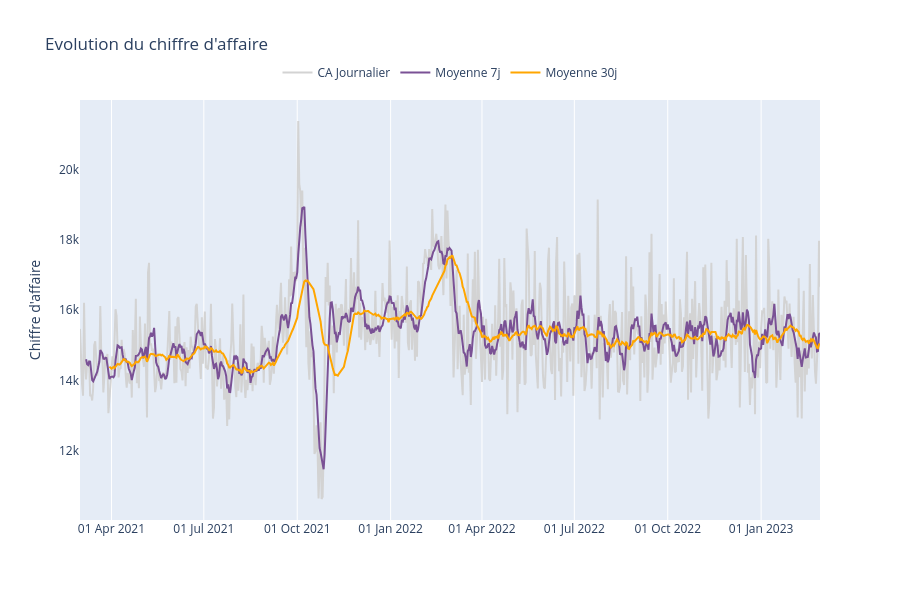

Notebook source saved alongside this figure:
### Code cell
fig_ca_p = go.Figure()

fig_ca_p.add_trace(go.Scatter(
    x=df_ca_p.index,
    y=df_ca_p['ca'],
    name="CA Journalier",
    mode='lines',
    line=dict(color="#D3D3D3"),
    hovertemplate="%{y:,.0f} €"
))

fig_ca_p.add_trace(go.Scatter(
    x=df_ca_p.index,
    y=df_ca_p['moy_mobile_7j'],
    name="Moyenne 7j",
    mode='lines',
    line=dict(color='#7a5195'),
    hovertemplate="%{y:,.0f} €"
))

fig_ca_p.add_trace(go.Scatter(
    x=df_ca_p.index,
    y=df_ca_p['moy_mobile_30j'],
    name="Moyenne 30j",
    mode='lines',
    line=dict(color='#ffa600'),
    hovertemplate="%{y:,.0f} €"
))

# Habillage
fig_ca_p.update_layout(
    yaxis=dict(title="Chiffre d'affaire", showgrid=False),
    xaxis=dict(tickformat="%d %b %Y"),
    legend=dict(orientation='h', y=1.1, x=0.5, xanchor='center'),
    height=600,
    hovermode='x unified',
    hoverlabel=dict(font_size=12),
    separators=". ",
    title="Evolution du chiffre d'affaire"
)

fig_ca_p.show()

### Figure 1 — Plotly figure (JSON) as saved in the notebook; plotly's stock layout.template omitted (floating-point values rounded to 4 significant figures; data arrays with more than 128 entries replaced by an {"elided": "..."} marker saying what was removed)
{"data": [{"hovertemplate": "%{y:,.0f} €", "line": {"color": "#D3D3D3"}, "mode": "lines", "name": "CA Journalier", "type": "scatter", "x": {"elided": "730 str values"}, "y": {"elided": "730 float values"}}, {"hovertemplate": "%{y:,.0f} €", "line": {"color": "#7a5195"}, "mode": "lines", "name": "Moyenne 7j", "type": "scatter", "x": {"elided": "730 str values"}, "y": {"elided": "730 float values"}}, {"hovertemplate": "%{y:,.0f} €", "line": {"color": "#ffa600"}, "mode": "lines", "name": "Moyenne 30j", "type": "scatter", "x": {"elided": "730 str values"}, "y": {"elided": "730 float values"}}], "layout": {"height": 600, "hoverlabel": {"font": {"size": 12}}, "hovermode": "x unified", "legend": {"orientation": "h", "x": 0.5, "xanchor": "center", "y": 1.1}, "separators": ". ", "title": {"text": "Evolution du chiffre d'affaire"}, "xaxis": {"tickformat": "%d %b %Y"}, "yaxis": {"showgrid": false, "title": {"text": "Chiffre d'affaire"}}}}
